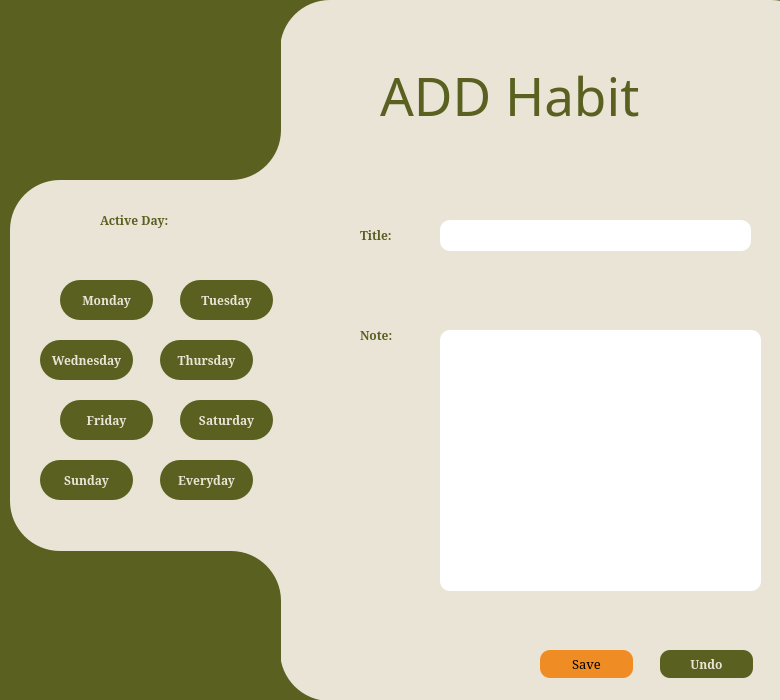
<?xml version="1.0" encoding="UTF-8"?>
<ui version="4.0">
 <class>addhabbit</class>
 <widget class="QWidget" name="addhabbit">
  <property name="geometry">
   <rect>
    <x>0</x>
    <y>0</y>
    <width>780</width>
    <height>700</height>
   </rect>
  </property>
  <property name="font">
   <font>
    <family>MS Serif</family>
    <weight>75</weight>
    <italic>false</italic>
    <bold>true</bold>
   </font>
  </property>
  <property name="windowTitle">
   <string>Form</string>
  </property>
  <property name="styleSheet">
   <string notr="true">#addhabbit{
background-color: #596020;
}
#Title{
font: 40pt &quot;High Tower Text&quot;;
color: #596020;
}
#back{
background-color: #EAE4D6;
border-radius: 50px;
}
#back_2{
background-color: #EAE4D6;
border-radius: 50px;
}
#back_3{
background-color: #EAE4D6;
}
#back_4{
background-color: #596020;
border-radius: 50px;
}
#back_5{
background-color: #596020;
border-radius: 50px;
}
#day{
font: 15pt &quot;Imprint MT Shadow&quot;;
color: #596020;
}
#mon{
font: 10pt &quot;MS Serif&quot;;
background-color: #596020;
border-radius: 20px;
color: #EAE4D6;
}
#tues{
font: 10pt &quot;MS Serif&quot;;
background-color: #596020;
border-radius: 20px;
color: #EAE4D6;
}
#wed{
font: 10pt &quot;MS Serif&quot;;
background-color: #596020;
border-radius: 20px;
color: #EAE4D6;
}
#thurs{
font: 10pt &quot;MS Serif&quot;;
background-color: #596020;
border-radius: 20px;
color: #EAE4D6
}
#fri{
font: 10pt &quot;MS Serif&quot;;
background-color: #596020;
border-radius: 20px;
color: #EAE4D6
}
#sat{
font: 10pt &quot;MS Serif&quot;;
background-color: #596020;
border-radius: 20px;
color: #EAE4D6
}
#sun{
font: 10pt &quot;MS Serif&quot;;
background-color: #596020;
border-radius: 20px;
color: #EAE4D6
}
#every{
font: 10pt &quot;MS Serif&quot;;
background-color: #596020;
border-radius: 20px;
color: #EAE4D6
}
#title{
font: 15pt &quot;Imprint MT Shadow&quot;;
color: #596020;
}
#note{
font: 15pt &quot;Imprint MT Shadow&quot;;
color: #596020;
}
#save{
font: 10pt &quot;MS Serif&quot;;
background-color: #EF8C24;
border-radius: 10px;
color: black;
}
#undo{
font: 10pt &quot;MS Serif&quot;;
background-color: #596020;
border-radius: 10px;
color: #EAE4D6;
}
#titletext{
border-radius: 10px;
}
#notetext{
border-radius: 10px;
background-color: white;}
#time{
border-radius: 30px;
padding-left: 20px;
font: 20pt &quot;Imprint MT Shadow&quot;;
}
QTimeEdit::down-button, QTimeEdit::up-button{
border: 1px solid white;
background-color: #596020;
border-radius: 23px;
}</string>
  </property>
  <widget class="QLabel" name="back">
   <property name="geometry">
    <rect>
     <x>280</x>
     <y>0</y>
     <width>541</width>
     <height>701</height>
    </rect>
   </property>
   <property name="text">
    <string/>
   </property>
  </widget>
  <widget class="QLabel" name="back_2">
   <property name="geometry">
    <rect>
     <x>10</x>
     <y>180</y>
     <width>411</width>
     <height>371</height>
    </rect>
   </property>
   <property name="text">
    <string/>
   </property>
  </widget>
  <widget class="QLabel" name="back_3">
   <property name="geometry">
    <rect>
     <x>230</x>
     <y>120</y>
     <width>411</width>
     <height>491</height>
    </rect>
   </property>
   <property name="text">
    <string/>
   </property>
  </widget>
  <widget class="QLabel" name="back_4">
   <property name="geometry">
    <rect>
     <x>20</x>
     <y>-11</y>
     <width>261</width>
     <height>191</height>
    </rect>
   </property>
   <property name="sizeIncrement">
    <size>
     <width>0</width>
     <height>0</height>
    </size>
   </property>
   <property name="text">
    <string/>
   </property>
  </widget>
  <widget class="QLabel" name="back_5">
   <property name="geometry">
    <rect>
     <x>20</x>
     <y>551</y>
     <width>261</width>
     <height>169</height>
    </rect>
   </property>
   <property name="text">
    <string/>
   </property>
  </widget>
  <widget class="QLabel" name="Title">
   <property name="geometry">
    <rect>
     <x>380</x>
     <y>60</y>
     <width>341</width>
     <height>71</height>
    </rect>
   </property>
   <property name="font">
    <font>
     <family>High Tower Text</family>
     <pointsize>40</pointsize>
     <weight>50</weight>
     <italic>false</italic>
     <bold>false</bold>
    </font>
   </property>
   <property name="text">
    <string>ADD Habit</string>
   </property>
  </widget>
  <widget class="QLabel" name="day">
   <property name="geometry">
    <rect>
     <x>100</x>
     <y>200</y>
     <width>131</width>
     <height>41</height>
    </rect>
   </property>
   <property name="text">
    <string>Active Day:</string>
   </property>
  </widget>
  <widget class="QPushButton" name="mon">
   <property name="geometry">
    <rect>
     <x>60</x>
     <y>280</y>
     <width>93</width>
     <height>40</height>
    </rect>
   </property>
   <property name="text">
    <string>Monday</string>
   </property>
  </widget>
  <widget class="QPushButton" name="tues">
   <property name="geometry">
    <rect>
     <x>180</x>
     <y>280</y>
     <width>93</width>
     <height>40</height>
    </rect>
   </property>
   <property name="text">
    <string>Tuesday</string>
   </property>
  </widget>
  <widget class="QPushButton" name="thurs">
   <property name="geometry">
    <rect>
     <x>160</x>
     <y>340</y>
     <width>93</width>
     <height>40</height>
    </rect>
   </property>
   <property name="text">
    <string>Thursday</string>
   </property>
  </widget>
  <widget class="QPushButton" name="wed">
   <property name="geometry">
    <rect>
     <x>40</x>
     <y>340</y>
     <width>93</width>
     <height>40</height>
    </rect>
   </property>
   <property name="text">
    <string>Wednesday</string>
   </property>
  </widget>
  <widget class="QPushButton" name="sat">
   <property name="geometry">
    <rect>
     <x>180</x>
     <y>400</y>
     <width>93</width>
     <height>40</height>
    </rect>
   </property>
   <property name="text">
    <string>Saturday</string>
   </property>
  </widget>
  <widget class="QPushButton" name="fri">
   <property name="geometry">
    <rect>
     <x>60</x>
     <y>400</y>
     <width>93</width>
     <height>40</height>
    </rect>
   </property>
   <property name="text">
    <string>Friday</string>
   </property>
  </widget>
  <widget class="QPushButton" name="sun">
   <property name="geometry">
    <rect>
     <x>40</x>
     <y>460</y>
     <width>93</width>
     <height>40</height>
    </rect>
   </property>
   <property name="text">
    <string>Sunday</string>
   </property>
  </widget>
  <widget class="QPushButton" name="every">
   <property name="geometry">
    <rect>
     <x>160</x>
     <y>460</y>
     <width>93</width>
     <height>40</height>
    </rect>
   </property>
   <property name="text">
    <string>Everyday</string>
   </property>
  </widget>
  <widget class="QLabel" name="title">
   <property name="geometry">
    <rect>
     <x>360</x>
     <y>220</y>
     <width>71</width>
     <height>31</height>
    </rect>
   </property>
   <property name="text">
    <string>Title:</string>
   </property>
  </widget>
  <widget class="QLabel" name="note">
   <property name="geometry">
    <rect>
     <x>360</x>
     <y>320</y>
     <width>61</width>
     <height>31</height>
    </rect>
   </property>
   <property name="text">
    <string>Note:</string>
   </property>
  </widget>
  <widget class="QLineEdit" name="titletext">
   <property name="geometry">
    <rect>
     <x>440</x>
     <y>220</y>
     <width>311</width>
     <height>31</height>
    </rect>
   </property>
  </widget>
  <widget class="QTextEdit" name="notetext">
   <property name="enabled">
    <bool>true</bool>
   </property>
   <property name="geometry">
    <rect>
     <x>440</x>
     <y>330</y>
     <width>321</width>
     <height>261</height>
    </rect>
   </property>
  </widget>
  <widget class="QPushButton" name="save">
   <property name="geometry">
    <rect>
     <x>540</x>
     <y>650</y>
     <width>93</width>
     <height>28</height>
    </rect>
   </property>
   <property name="font">
    <font>
     <family>MS Serif</family>
     <pointsize>10</pointsize>
     <weight>50</weight>
     <italic>false</italic>
     <bold>false</bold>
    </font>
   </property>
   <property name="text">
    <string>Save</string>
   </property>
  </widget>
  <widget class="QPushButton" name="undo">
   <property name="geometry">
    <rect>
     <x>660</x>
     <y>650</y>
     <width>93</width>
     <height>28</height>
    </rect>
   </property>
   <property name="text">
    <string>Undo</string>
   </property>
  </widget>
  <zorder>back_3</zorder>
  <zorder>back</zorder>
  <zorder>back_2</zorder>
  <zorder>back_4</zorder>
  <zorder>back_5</zorder>
  <zorder>Title</zorder>
  <zorder>day</zorder>
  <zorder>mon</zorder>
  <zorder>tues</zorder>
  <zorder>thurs</zorder>
  <zorder>wed</zorder>
  <zorder>sat</zorder>
  <zorder>fri</zorder>
  <zorder>sun</zorder>
  <zorder>every</zorder>
  <zorder>title</zorder>
  <zorder>note</zorder>
  <zorder>titletext</zorder>
  <zorder>notetext</zorder>
  <zorder>save</zorder>
  <zorder>undo</zorder>
 </widget>
 <resources/>
 <connections/>
</ui>
